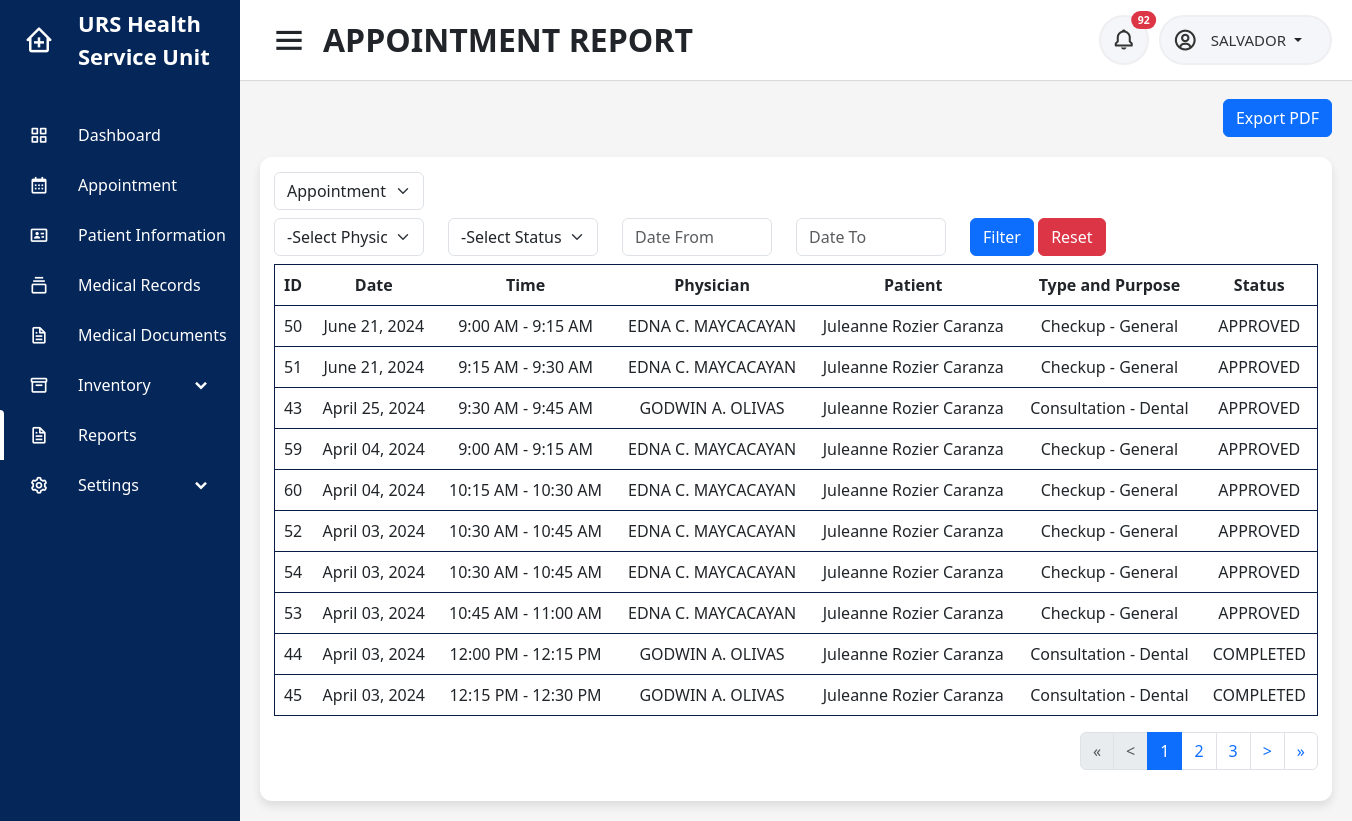
Page /users/nurse/reports_appointment.php (signed in) on the earlier database version.
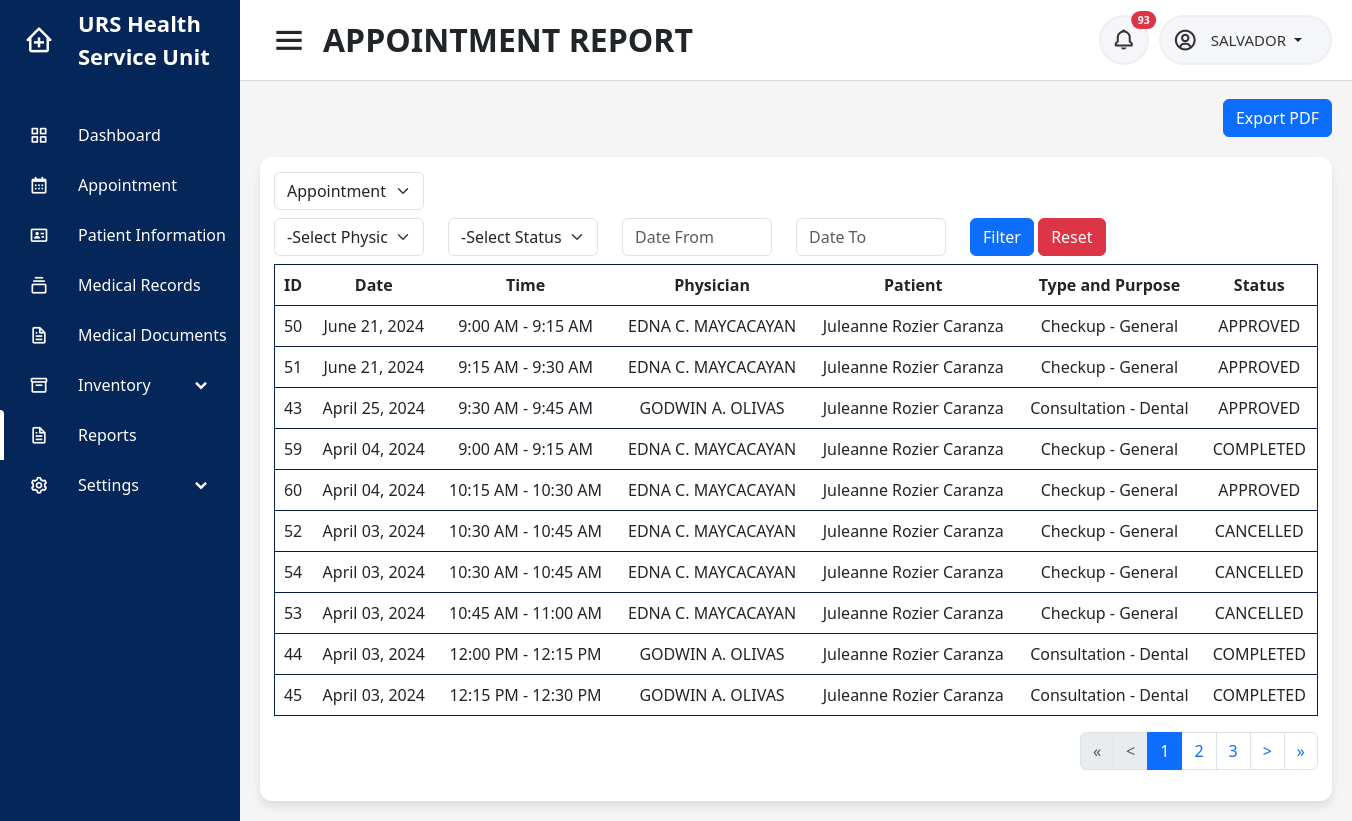
Same page on the later database version.
### tables this page shows
CREATE TABLE `appointment` (
  `id` int(11) NOT NULL,
  `date` date NOT NULL,
  `time_from` time NOT NULL,
  `time_to` time NOT NULL,
  `physician` varchar(200) DEFAULT NULL,
  `patient` varchar(45) NOT NULL,
  `type` int(11) NOT NULL,
  `purpose` int(11) NOT NULL,
  `chiefcomplaint` text DEFAULT NULL,
  `others` varchar(50) DEFAULT NULL,
  `med_1` int(11) DEFAULT NULL,
  `mqty_1` int(11) DEFAULT NULL,
  `med_2` int(11) DEFAULT NULL,
  `mqty_2` int(11) DEFAULT NULL,
  `med_3` int(11) DEFAULT NULL,
  `mqty_3` int(11) DEFAULT NULL,
  `med_4` int(11) DEFAULT NULL,
  `mqty_4` int(11) DEFAULT NULL,
  `med_5` int(11) DEFAULT NULL,
  `mqty_5` int(11) DEFAULT NULL,
  `sup_1` int(11) DEFAULT NULL,
  `sqty_1` int(11) DEFAULT NULL,
  `sup_2` int(11) DEFAULT NULL,
  `sqty_2` int(11) DEFAULT NULL,
  `sup_3` int(11) DEFAULT NULL,
  `sqty_3` int(11) DEFAULT NULL,
  `sup_4` int(11) DEFAULT NULL,
  `sqty_4` int(11) DEFAULT NULL,
  `sup_5` int(11) DEFAULT NULL,
  `sqty_5` int(11) DEFAULT NULL,
  `status` varchar(45) NOT NULL,
  `reason` mediumtext DEFAULT NULL,
  `created_at` datetime NOT NULL DEFAULT current_timestamp()
);

CREATE TABLE `account` (
  `accountid` varchar(45) NOT NULL,
  `password` varchar(100) NOT NULL,
  `usertype` varchar(45) NOT NULL,
  `firstname` varchar(100) NOT NULL,
  `middlename` varchar(100) DEFAULT NULL,
  `lastname` varchar(100) NOT NULL,
  `email` varchar(100) NOT NULL,
  `contactno` varchar(45) NOT NULL,
  `campus` varchar(45) NOT NULL,
  `status` varchar(45) NOT NULL,
  `datetime_created` datetime NOT NULL,
  `datetime_updated` datetime NOT NULL
);

CREATE TABLE `appointment_type` (
  `id` int(11) NOT NULL,
  `type` varchar(45) NOT NULL
);

CREATE TABLE `appointment_purpose` (
  `id` int(11) NOT NULL,
  `type` int(11) NOT NULL,
  `purpose` varchar(45) NOT NULL
);

### users/nurse/reports_appointment.php (the view, shortened to what the changed rows need)
<?php
include('../../connection.php');
$campus = $_SESSION['campus'];
$userid = $_SESSION['userid'];
$rows_per_page = 10;
$page = isset($_GET['page']) ? $_GET['page'] : 1;
$start = ($page - 1) * $rows_per_page;
?>
<!DOCTYPE html>
<html lang="en" dir="ltr">
<head>
    <?php include('../../includes/header.php'); ?>
</head>
<body id="<?php echo $id ?>">
    <section class="home-section">
        <nav>
            <div class="right-nav">
                <div class="notification-button">
                    <button type="button" class="btn btn-sm position-relative" onclick="window.location.href = 'notification'">
                        <i class='bx bx-bell'></i>
                        <?php
                        $sql = "SELECT au.id, au.user, au.campus, au.activity, au.datetime, au.status, ac.firstname, ac.middlename, ac.lastname, ac.campus, i.image FROM audit_trail au INNER JOIN account ac ON ac.accountid = au.user INNER JOIN patient_image i ON i.patient_id = au.user WHERE ((au.activity LIKE '%added a walk-in schedule%' AND au.activity LIKE '%$campus%') OR (au.activity LIKE '%cancelled a walk-in schedule%' AND au.activity LIKE '%$campus%') OR au.activity LIKE 'sent%' OR au.activity LIKE 'cancelled%' OR au.activity LIKE 'uploaded medical document%' OR au.activity LIKE '%expired%') AND au.status='unread' AND au.user != '$userid' ORDER BY au.datetime DESC";
                        $result = mysqli_query($conn, $sql);
                        if ($row = mysqli_num_rows($result)) {
                        ?>
                            <span class="position-absolute top-0 start-100 translate-middle badge rounded-pill bg-danger">
                                <?= $row ?>
                            </span>
                        <?php
                        }
                        ?>
                    </button>
                </div>
            </div>
        </nav>
        <div class="home-content">
            <div class="overview-boxes">
                <div class="content">
                    <div class="row">
                                                <?php
                                                $sql = "SELECT DISTINCT physician FROM appointment ORDER BY physician";
                                                if ($result = mysqli_query($conn, $sql)) {
                                                    while ($row = mysqli_fetch_array($result)) { ?>
                                                        <option value="<?php echo $row['physician']; ?>" <?= isset($_GET['physician']) == true ? ($_GET['physician'] == $row['physician'] ? 'selected' : '') : '' ?>><?php echo $row['physician']; ?></option><?php }
                                                                                                                                                                                                                                                        } ?>
                                                <?php
                                                $sql = "SELECT DISTINCT status FROM appointment ORDER BY status";
                                                if ($result = mysqli_query($conn, $sql)) {
                                                    while ($row = mysqli_fetch_array($result)) {  ?>
                                                        <option value="<?php echo $row['status']; ?>" <?= isset($_GET['status']) == true ? ($_GET['status'] == $row['status'] ? 'selected' : '') : '' ?>><?php echo strtoupper($row['status']); ?></option><?php }
                                                                                                                                                                                                                                                    } ?>
                        <div class="col-sm-12">
                            <div class="table-responsive">
                                <table class="table">
                                    <thead class="head">
                                        <tr>
                                            <th>ID</th>
                                            <th>Date</th>
                                            <th>Time</th>
                                            <th>Physician</th>
                                            <th>Patient</th>
                                            <th>Type and Purpose</th>
                                            <th>Status</th>
                                        </tr>
                                    </thead>
                                    <tbody>
                                        <?php
                                        if (isset($_GET['date_from']) && $_GET['date_from'] != '' || isset($_GET['date_to']) && $_GET['date_to'] != '' || isset($_GET['physician']) && $_GET['physician'] != '' || isset($_GET['status']) && $_GET['status'] != '') {
                                            $dt_from = $_GET['date_from'];
                                            $dt_to = $_GET['date_to'];
                                            $pod = isset($_GET['physician']) ? $_GET['physician'] : "";
                                            $status = isset($_GET['status']) ? $_GET['status'] : "";
                                            if ($campus == "") {
                                                $ca = "";
                                            } else {
                                                $ca = " WHERE ac.campus = '$campus'";
                                            }
                                            if ($dt_from == "" and $dt_to == "") {
                                                $date = "";
                                            } elseif ($ca == "" and $dt_to == $dt_from) {
                                                $fdate = date("Y-m-d", strtotime($dt_from));
                                                $ldate = date("Y-m-d", strtotime($dt_to));
                                                $date = " WHERE date >= '$fdate' AND date <= '$ldate'";
                                            } elseif ($ca != "" and $dt_to == $dt_from) {
                                                $fdate = date("Y-m-d", strtotime($dt_from));
                                                $ldate = date("Y-m-d", strtotime($dt_to));
                                                $date = " AND date >= '$fdate' AND date <= '$ldate'";
                                            } elseif ($ca == "" and $dt_to == "" and $dt_from != "") {
                                                $fdate = date("Y-m-d", strtotime($dt_from));
                                                $date = " AND date >= '$fdate'";
                                            } elseif ($ca != "" and $dt_to == "" and $dt_from != "") {
                                                $fdate = date("Y-m-d", strtotime($dt_from));
                                                $date = " AND date >= '$fdate'";
                                            } elseif ($ca == "" and $dt_from == "" and $dt_to != "") {
                                                $d = date("Y-m-d", strtotime($dt_to));
                                                $date = " WHERE date <= '$d'";
                                            } elseif ($ca != "" and $dt_from == "" and $dt_to != "") {
                                                $d = date("Y-m-d", strtotime($dt_to));
                                                $date = " AND date <= '$d'";
                                            } elseif ($ca == "" and $dt_from != "" and $dt_to != "" and $dt_from != $dt_to) {
                                                $fdate = date("Y-m-d", strtotime($dt_from));
                                                $ldate = date("Y-m-d", strtotime($dt_to));
                                                $date = " WHERE date >= '$fdate' AND date <= '$ldate'";
                                            } elseif ($ca != "" and $dt_from != "" and $dt_to != "" and $dt_from != $dt_to) {
                                                $fdate = date("Y-m-d", strtotime($dt_from));
                                                $ldate = date("Y-m-d", strtotime($dt_to));
                                                $date = " AND date >= '$fdate' AND date <= '$ldate'";
                                            }
                                            if ($pod == "") {
                                                $doc = "";
                                            } else {
                                                $doc = " AND ap.physician = '$pod'";
                                            }
                                            if ($status == "") {
                                                $st = "";
                                            } else {
                                                $st = " AND ap.status = '$status'";
                                            }
                                            $sql = "SELECT ap.id, ap.date, ap.time_from, ap.time_to, ap.physician, ap.patient, ap.type, ap.status, ap.purpose, ac.campus, ac.firstname, ac.middlename, ac.lastname, t.type, p.purpose FROM appointment ap INNER JOIN account ac ON ac.accountid=ap.patient INNER JOIN appointment_type t ON t.id=ap.type INNER JOIN appointment_purpose p ON p.id=ap.purpose $ca $date $doc $st ORDER BY ap.date DESC, ap.time_from, ap.time_to LIMIT $start, $rows_per_page";
                                            $result = mysqli_query($conn, $sql);
                                        } else {
                                            $sql = "SELECT ap.id, ap.date, ap.time_from, ap.time_to, ap.physician, ap.patient, ap.type, ap.status, ap.purpose, ac.campus, ac.firstname, ac.middlename, ac.lastname, t.type, p.purpose FROM appointment ap INNER JOIN account ac ON ac.accountid=ap.patient INNER JOIN appointment_type t ON t.id=ap.type INNER JOIN appointment_purpose p ON p.id=ap.purpose WHERE campus = '$campus' ORDER BY ap.date DESC, ap.time_from, ap.time_to LIMIT $start, $rows_per_page";
                                            $result = mysqli_query($conn, $sql);
                                        }
                                        if ($result) {
                                            if (mysqli_num_rows($result) > 0) {
                                                foreach ($result as $row) {
                                                    if (count(explode(" ", $row['middlename'])) > 1) {
                                                        $middle = explode(" ", $row['middlename']);
                                                        $letter = $middle[0][0] . $middle[1][0];
                                                        $middleinitial = $letter . ".";
                                                    } else {
                                                        $middle = $row['middlename'];
                                                        if ($middle == "" or $middle == " ") {
                                                            $middleinitial = "";
                                                        } else {
                                                            $middleinitial = substr($middle, 0, 1) . ".";
                                                        }
                                                    }
                                                    if ($row['physician'] == NULL) {
                                                        $physician = "NONE";
                                                    } else {
                                                        $physician = $row['physician'];
                                                    }
                                        ?>
                                                    <tr>
                                                        <td><?php echo $row['id'] ?></td>
                                                        <td><?php echo date("F d, Y", strtotime($row['date'])) ?></td>
                                                        <td><?php echo date("g:i A", strtotime($row['time_from'])) . " - " . date("g:i A", strtotime($row['time_to'])) ?></td>
                                                        <td><?php echo $physician ?></td>
                                                        <td><?php echo ucwords(strtolower($row['firstname'])) . " " . strtoupper($middleinitial) . " " . ucfirst(strtolower($row['lastname'])) ?></td>
                                                        <td><?php echo $row['type'] . " - " . $row['purpose'] ?></td>
                                                        <td><?php echo strtoupper($row['status']) ?></td>
                                                    </tr>
                                                <?php
                                                }
                                        }
                                        }
                                        ?>
                                    </tbody>
                                </table>
                            </div>
                        </div>
                    </div>
                </div>
            </div>
        </div>
    </section>
</body>
</html>

Differences in the rows shown:
changed appointment id 59: status "APPROVED" → "COMPLETED"
changed appointment id 52: status "APPROVED" → "CANCELLED"
changed appointment id 54: status "APPROVED" → "CANCELLED"
changed appointment "11:00 AM": status "APPROVED" → "CANCELLED"
Other differences:
$row: "92" → "93"
